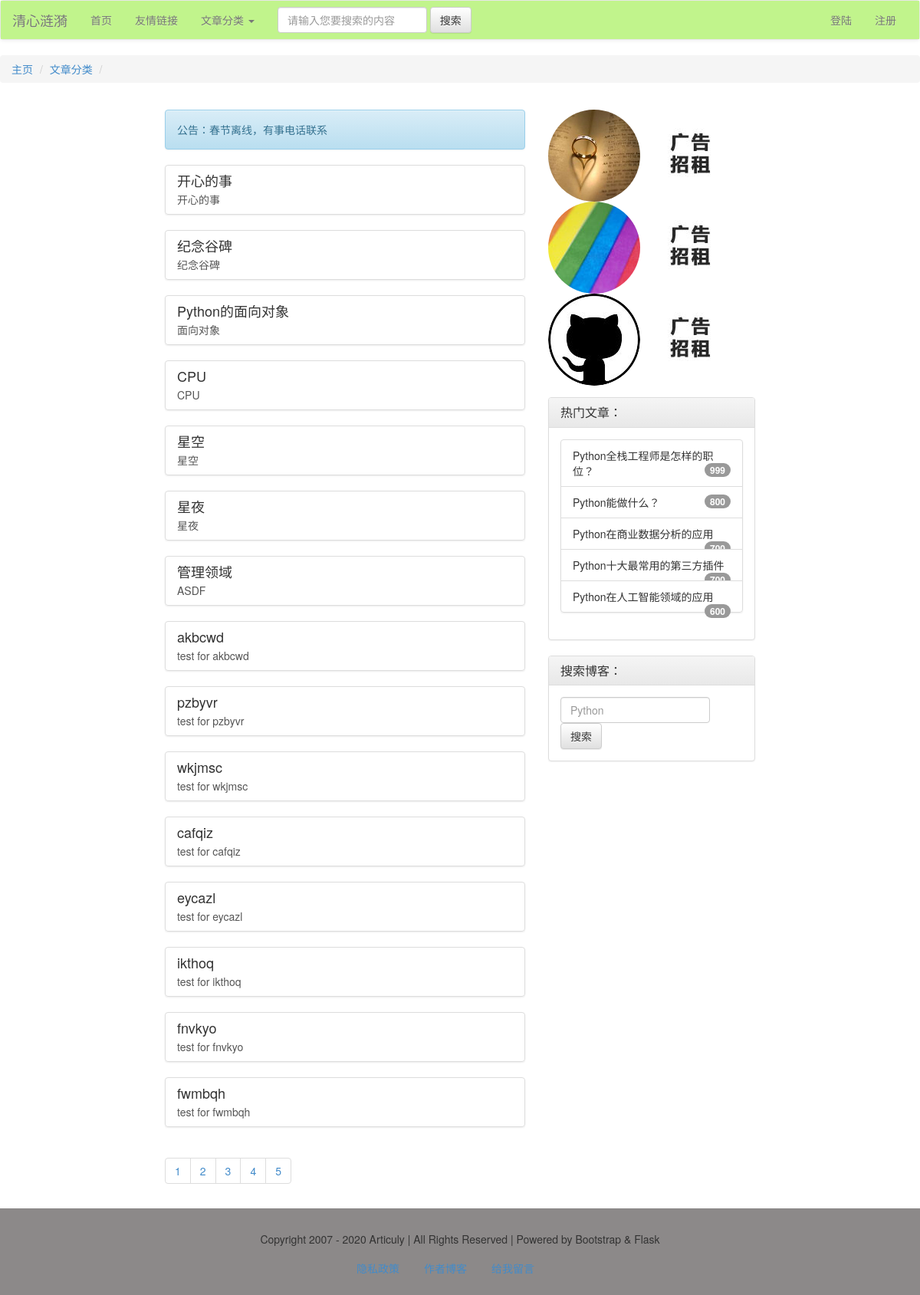
The app's page /article/ with its own data.
### models.py (models this page shows)
class Article(db.Model):
    id = db.Column(db.Integer, primary_key=True)
    title = db.Column(db.String)
    intro = db.Column(db.String)
    author = db.Column(db.String)
    content = db.Column(db.Text)
    pubdate = db.Column(db.DateTime, default=datetime.now)
    cate_id = db.Column(db.Integer, db.ForeignKey('category.cate_id'))

### views/articles.py (the view)
@article_app.route('/cate/<int:cate_id>/<int:page>')
@article_app.route('/', defaults={'cate_id': 0, 'page': 1})
def getArticleList(cate_id, page):
    if cate_id == 0:
        res = Article.query.order_by(Article.id.desc()).paginate(page, 15)
    else:
        res = Article.query.order_by(Article.id.desc()).filter_by(cate_id=cate_id).paginate(page, 15)
    category = Category.query.get(cate_id)
    articles = res.items
    pageList = res.iter_pages()
    return render_template('article/cate_articles.html', cate_id=cate_id, articles=articles, pageList=pageList,
                           category=category)

### app.py (called while the page is built)
@app.context_processor
def account():
    username = session.get('user')
    return {'username': username}

@app.context_processor
def getCateList():
    cates = Category.query.all()
    return {'cates': cates}

### templates/article/cate_articles.html (shortened to what this page needs)
{% extends'base.html' %}
{% block content %}
    <ol class="breadcrumb">
        <li><a href="{{ url_for('html') }}">主页</a></li>
        <li><a href="#">文章分类</a></li>
        <li class="active">{{ category.cate_name }}</li>
    </ol>
    <main>
        <div class="container-fluid">
            <div class="row">
                <div class="col-md-5 col-md-offset-2 col-sm-5 col-sm-offset-1">
                    <div class="alert alert-info" role="alert">公告：春节离线，有事电话联系</div>
                    {% for article in articles %}
                        <div class="list-group">
                            <a href="{{ url_for('article_app.view', article_id=article.id) }}" class="list-group-item">
                                <h4 class="list-group-item-heading">{{ article.title }}</h4>
                                <p class="list-group-item-text">{{ article.intro }}</p>
                            </a>
                        </div>
                    {% endfor %}
                    <nav aria-label="Page navigation">
                        <ul class="pagination">
                            {% for page in pageList %}
                                {% if page!=None %}
                            <li><a href="{{ url_for('article_app.getArticleList', cate_id=cate_id, page=page) }}">{{ page }}</a></li>
                                {% else %}
                                <li><a href="#">...</a></li>
                                {% endif %}
                            {% endfor %}
                        </ul>
                    </nav>
                </div>
                <div class="col-md-3 col-sm-4">
                    <img src="{{ url_for('static', filename='img/side/articuly.jpg') }}" alt="清心涟漪" class="img-circle">
                    <img src="{{ url_for('static', filename='img/side/ad.jpg') }}" alt="" class="img-rounded">
                    <img src="{{ url_for('static', filename='img/side/rainbow.jpg') }}" alt="彩虹" class="img-circle">
                    <img src="{{ url_for('static', filename='img/side/ad.jpg') }}" alt="" class="img-rounded">
                    <img src="{{ url_for('static', filename='img/side/github.jpg') }}" alt="Github" class="img-circle">
                    <img src="{{ url_for('static', filename='img/side/ad.jpg') }}" class="img-rounded">
                    <div class="panel panel-default">
                        <div class="panel-heading">
                            <h3 class="panel-title">热门文章：</h3>
                        </div>
                        <div class="panel-body">
                            <ul class="list-group">
                                <li class="list-group-item">
                                    Python全栈工程师是怎样的职位？
                                    <span class="badge">999</span>
                                </li>
                                <li class="list-group-item">
                                    Python能做什么？
                                    <span class="badge">800</span>
                                </li>
                                <li class="list-group-item">
                                    Python在商业数据分析的应用
                                    <span class="badge">700</span>
                                </li>
                                <li class="list-group-item">
                                    Python十大最常用的第三方插件
                                    <span class="badge">700</span>
                                </li>
                                <li class="list-group-item">
                                    Python在人工智能领域的应用
                                    <span class="badge">600</span>
                                </li>
                            </ul>
                        </div>
                    </div>
                    <div class="panel panel-default">
                        <div class="panel-heading">
                            <h3 class="panel-title">搜索博客：</h3>
                        </div>
                        <div class="panel-body">
                            <form class="form-inline">
                                <input type="text" class="form-control" placeholder="Python">
                                <button type="submit" class="btn btn-default">搜索</button>
                            </form>
                        </div>
                    </div>
                </div>
            </div>
        </div>
    </main>
{% endblock %}

### templates/base.html (style rules this page uses)
.row { margin-top: 15px; margin-bottom: 8px; }
.panel { margin-top: 15px; }

### records on screen
Article: title "开心的事", intro "开心的事"
Article: title "纪念谷碑", intro "纪念谷碑"
Article: title "Python的面向对象", intro "面向对象"
Article: title "CPU", intro "CPU"
Article: title "星空", intro "星空"
Article: title "星夜", intro "星夜"
Article: title "管理领域", intro "ASDF"
Article: title "akbcwd", intro "test for akbcwd"
Article: title "pzbyvr", intro "test for pzbyvr"
Article: title "wkjmsc", intro "test for wkjmsc"
Article: title "cafqiz", intro "test for cafqiz"
Article: title "eycazl", intro "test for eycazl"
Article: title "ikthoq", intro "test for ikthoq"
Article: title "fnvkyo", intro "test for fnvkyo"
Article: title "fwmbqh", intro "test for fwmbqh"

### other values on screen
{{ page }} "1" "2" "3" "4" "5"
